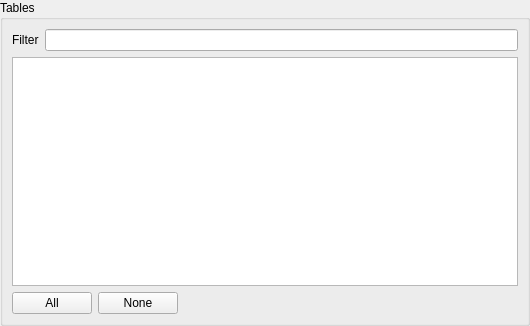
<?xml version="1.0" encoding="UTF-8"?>
<ui version="4.0">
 <class>CheckableView</class>
 <widget class="QWidget" name="CheckableView">
  <property name="geometry">
   <rect>
    <x>0</x>
    <y>0</y>
    <width>530</width>
    <height>326</height>
   </rect>
  </property>
  <property name="windowTitle">
   <string>Form</string>
  </property>
  <layout class="QVBoxLayout" name="verticalLayout">
   <property name="leftMargin">
    <number>0</number>
   </property>
   <property name="topMargin">
    <number>0</number>
   </property>
   <property name="rightMargin">
    <number>0</number>
   </property>
   <property name="bottomMargin">
    <number>0</number>
   </property>
   <item>
    <widget class="QGroupBox" name="groupBox">
     <property name="title">
      <string>Tables</string>
     </property>
     <layout class="QVBoxLayout" name="verticalLayout_2">
      <item>
       <layout class="QHBoxLayout" name="horizontalLayout_2">
        <item>
         <widget class="QLabel" name="label">
          <property name="text">
           <string>Filter</string>
          </property>
         </widget>
        </item>
        <item>
         <widget class="QLineEdit" name="filter"/>
        </item>
       </layout>
      </item>
      <item>
       <widget class="QTableView" name="tables">
        <attribute name="horizontalHeaderVisible">
         <bool>false</bool>
        </attribute>
        <attribute name="horizontalHeaderStretchLastSection">
         <bool>true</bool>
        </attribute>
       </widget>
      </item>
      <item>
       <layout class="QHBoxLayout" name="horizontalLayout">
        <item>
         <widget class="QPushButton" name="checkAll">
          <property name="text">
           <string>All</string>
          </property>
         </widget>
        </item>
        <item>
         <widget class="QPushButton" name="uncheckAll">
          <property name="text">
           <string>None</string>
          </property>
         </widget>
        </item>
        <item>
         <spacer name="horizontalSpacer">
          <property name="orientation">
           <enum>Qt::Horizontal</enum>
          </property>
          <property name="sizeHint" stdset="0">
           <size>
            <width>40</width>
            <height>20</height>
           </size>
          </property>
         </spacer>
        </item>
       </layout>
      </item>
     </layout>
    </widget>
   </item>
  </layout>
 </widget>
 <resources/>
 <connections/>
</ui>
